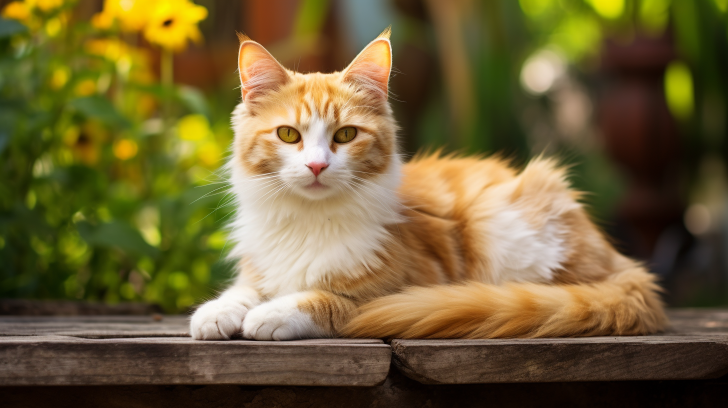
#> input picture cat1.png, 1456 x 816 px (shown at 1/2 size)
$ python Urok_11.py
#> lines starting #> are read from the running program, lines starting #| are printed output that depends on the picture
import cv2
from PIL import Image

image_patch = 'cat1.png'
cat_face_cascade = cv2.CascadeClassifier('haarcascade_frontalcatface_extended.xml')
image = cv2.imread(image_patch)
#> image is the input picture: shape (816, 1456, 3); mean B, G, R 54, 96.4, 111.8
cat_face = cat_face_cascade.detectMultiScale(image)
#> cat_face = [[514, 169, 245, 245]]
cat = Image.open(image_patch)
glasses = Image.open('Sunglasses.png')
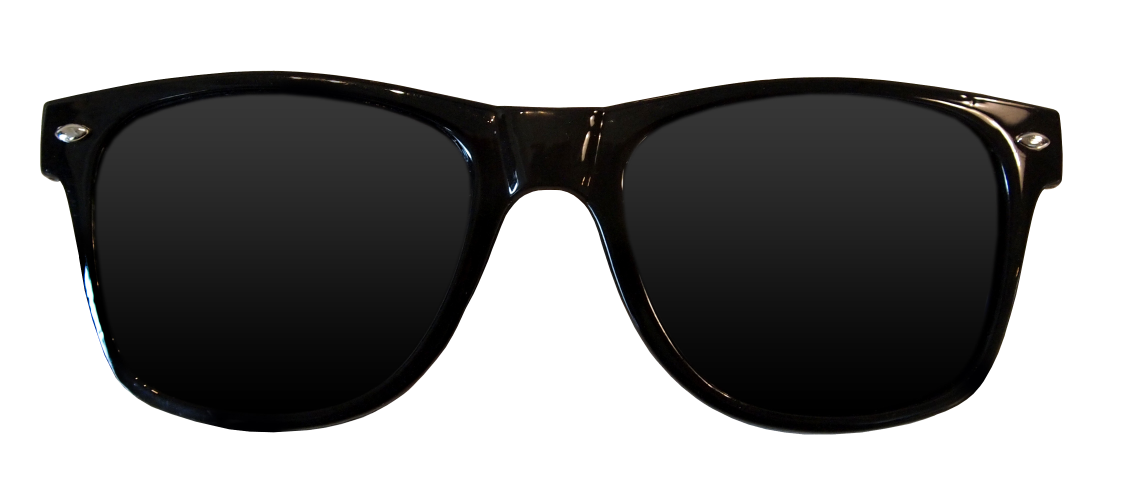
#> input picture Sunglasses.png, 3381 x 1494 px (shown at 1/3 size)
#> glasses is the input picture: PIL image 3381x1494 RGBA; mean R, G, B, A 142.4, 142.2, 141.9, 125.6
cat = cat.convert('RGBA')
#> cat: PIL image 1456x816 RGBA
glasses = glasses.convert('RGBA')
for (x, y, w, h) in cat_face:
    glasses = glasses.resize((w, int(h/3)))
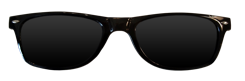
#> glasses: PIL image 245x81 RGBA; mean R, G, B, A 14.3, 14, 13.6, 125.6; transparent parts drawn white
    cat.paste(glasses, (x, int(y + h/4)), glasses)
    cat.save("cat_with_glasses.png")
    cat_with_glasses = cv2.imread("cat_with_glasses.png")
    cv2.imshow("cat_with_glasses", cat_with_glasses)
    cv2.waitKey(0)
